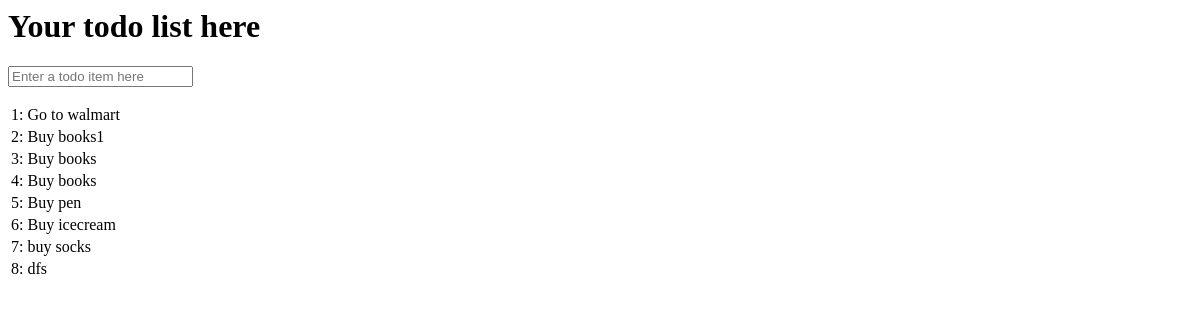
The app's page /todo/showall/, older data.
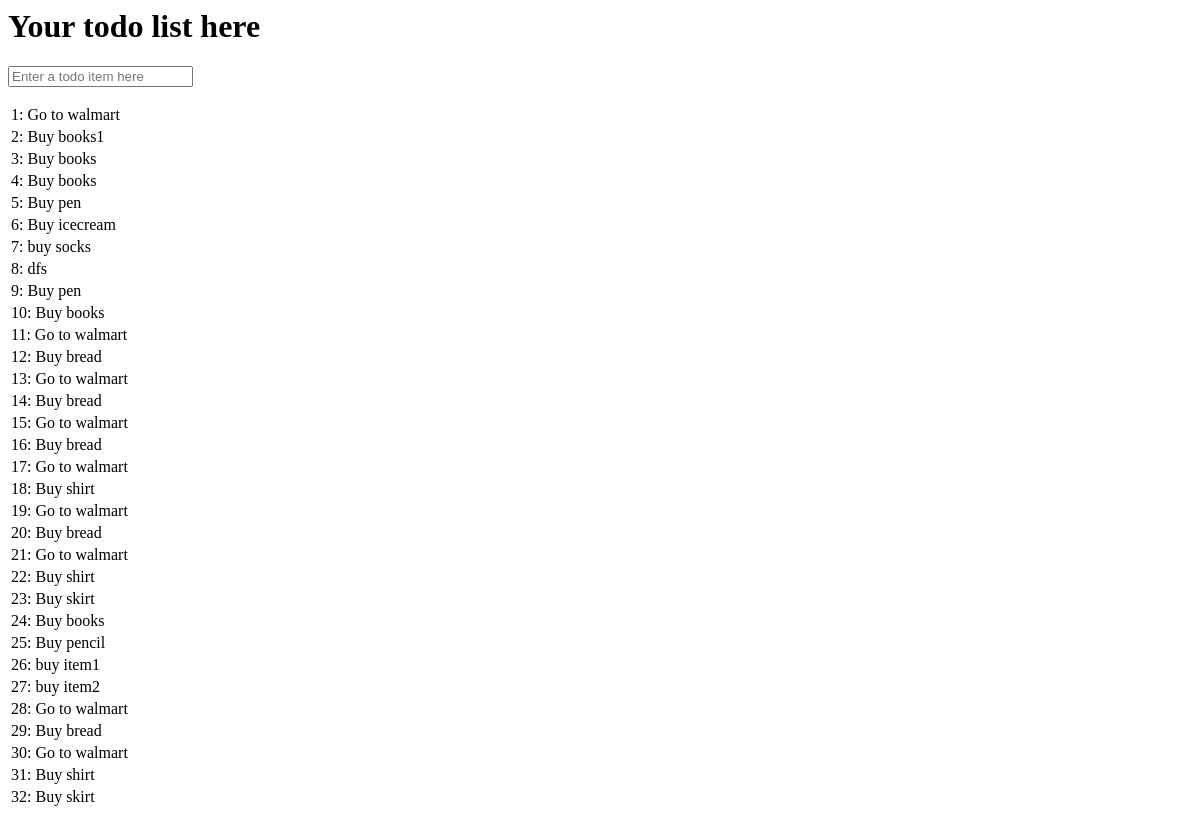
The same page, newer data.
### lists/models.py (models this page shows)
class TodoItem(models.Model):
    text = models.TextField(default='')
    user = models.ForeignKey(User,on_delete=models.CASCADE,default=None)

### lists/views.py (the view)
# urls.py: path('todo/showall/', show_all_todo_item),
def show_all_todo_item(request):
    if request.method == 'POST':
        TodoItem.objects.create(text=request.POST['item_text'])
    return render(request, 'list.html', {'todo_items': TodoItem.objects.all()})

### lists/templates/list.html
{% extends 'base.html' %}
{% block header_text %} Your todo list here {% endblock %}
{%block action_path%} additem/ {% endblock %}
{% block table %}
<table id="id_list_table">
    {% for todo_item in todo_items %}
    <tr><td> {{forloop.counter}}: {{todo_item.text}} </td></tr>
    {% endfor %}
</table>
{% endblock %}

### lists/templates/base.html (shortened to what this page needs)
<html>
<head>
</head>
<body>
<h1>{% block header_text %}{% endblock %}</h1>
<form method="POST" action="{%block action_path%} {% endblock %}">
<input id="id_new_item" name='item_text' placeholder="Enter a todo item here">
</form>
{% block table %}
{% endblock %}
</body>
</html>

Row changes from the older to the newer data that the page shows:
added TodoItem: text "Buy pen"
added TodoItem: text "Buy books"
added TodoItem: text "Go to walmart"
added TodoItem: text "Buy bread"
added TodoItem: text "Go to walmart"
added TodoItem: text "Buy bread"
added TodoItem: text "Go to walmart"
added TodoItem: text "Buy bread"
added TodoItem: text "Go to walmart"
added TodoItem: text "Buy shirt"
added TodoItem: text "Go to walmart"
added TodoItem: text "Buy bread"
added TodoItem: text "Go to walmart"
added TodoItem: text "Buy shirt"
added TodoItem: text "Buy skirt"
added TodoItem: text "Buy books"
added TodoItem: text "Buy pencil"
added TodoItem: text "buy item1"
added TodoItem: text "buy item2"
added TodoItem: text "Go to walmart"
added TodoItem: text "Buy bread"
added TodoItem: text "Go to walmart"
added TodoItem: text "Buy shirt"
added TodoItem: text "Buy skirt"
